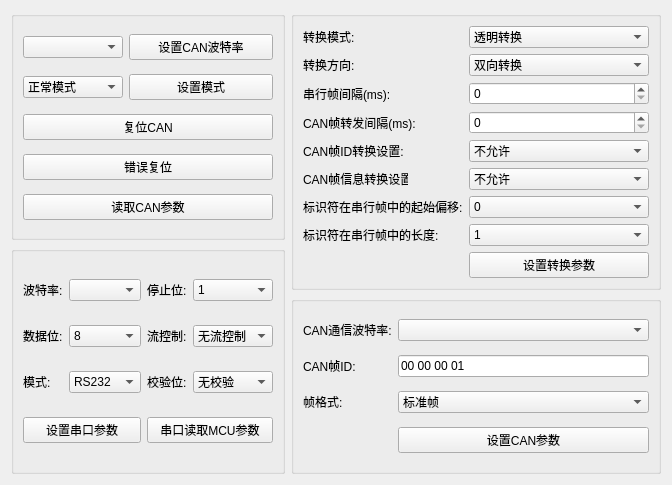
<?xml version="1.0" encoding="UTF-8"?>
<ui version="4.0">
 <class>SetParameter</class>
 <widget class="QWidget" name="SetParameter">
  <property name="geometry">
   <rect>
    <x>0</x>
    <y>0</y>
    <width>672</width>
    <height>485</height>
   </rect>
  </property>
  <property name="windowTitle">
   <string>Form</string>
  </property>
  <layout class="QGridLayout" name="gridLayout">
   <item row="0" column="0">
    <layout class="QHBoxLayout" name="horizontalLayout_5" stretch="2,3">
     <item>
      <layout class="QVBoxLayout" name="verticalLayout_4" stretch="1,1">
       <item>
        <widget class="QGroupBox" name="groupBox">
         <property name="title">
          <string/>
         </property>
         <layout class="QGridLayout" name="gridLayout_14">
          <item row="0" column="0">
           <widget class="QComboBox" name="comboBox_baude">
            <property name="minimumSize">
             <size>
              <width>80</width>
              <height>0</height>
             </size>
            </property>
            <property name="maximumSize">
             <size>
              <width>100</width>
              <height>16777215</height>
             </size>
            </property>
           </widget>
          </item>
          <item row="0" column="1">
           <widget class="QPushButton" name="pushButton_set">
            <property name="text">
             <string>设置CAN波特率</string>
            </property>
           </widget>
          </item>
          <item row="1" column="0">
           <widget class="QComboBox" name="comboBox_model">
            <property name="minimumSize">
             <size>
              <width>80</width>
              <height>0</height>
             </size>
            </property>
            <item>
             <property name="text">
              <string>正常模式</string>
             </property>
            </item>
            <item>
             <property name="text">
              <string>自测模式</string>
             </property>
            </item>
           </widget>
          </item>
          <item row="1" column="1">
           <widget class="QPushButton" name="pushButton_model">
            <property name="text">
             <string>设置模式</string>
            </property>
           </widget>
          </item>
          <item row="2" column="0" colspan="2">
           <widget class="QPushButton" name="pushButton_reset">
            <property name="text">
             <string>复位CAN</string>
            </property>
           </widget>
          </item>
          <item row="3" column="0" colspan="2">
           <widget class="QPushButton" name="pushButton_reset_error">
            <property name="text">
             <string>错误复位</string>
            </property>
           </widget>
          </item>
          <item row="4" column="0" colspan="2">
           <widget class="QPushButton" name="pushButton_read_can">
            <property name="text">
             <string>读取CAN参数</string>
            </property>
           </widget>
          </item>
         </layout>
        </widget>
       </item>
       <item>
        <widget class="QGroupBox" name="groupBox_2">
         <property name="title">
          <string/>
         </property>
         <layout class="QGridLayout" name="gridLayout_15">
          <item row="0" column="0">
           <widget class="QLabel" name="label_39">
            <property name="maximumSize">
             <size>
              <width>45</width>
              <height>16777215</height>
             </size>
            </property>
            <property name="text">
             <string>波特率:</string>
            </property>
           </widget>
          </item>
          <item row="0" column="1">
           <widget class="QComboBox" name="comboBox_baude_par">
            <property name="minimumSize">
             <size>
              <width>0</width>
              <height>0</height>
             </size>
            </property>
            <property name="currentIndex">
             <number>-1</number>
            </property>
           </widget>
          </item>
          <item row="0" column="2">
           <widget class="QLabel" name="label_38">
            <property name="text">
             <string>停止位:</string>
            </property>
           </widget>
          </item>
          <item row="0" column="3">
           <widget class="QComboBox" name="comboBox_stopbits_par">
            <property name="minimumSize">
             <size>
              <width>40</width>
              <height>0</height>
             </size>
            </property>
            <item>
             <property name="text">
              <string>1</string>
             </property>
            </item>
            <item>
             <property name="text">
              <string>1.5</string>
             </property>
            </item>
            <item>
             <property name="text">
              <string>2</string>
             </property>
            </item>
           </widget>
          </item>
          <item row="1" column="0">
           <widget class="QLabel" name="label_43">
            <property name="minimumSize">
             <size>
              <width>0</width>
              <height>0</height>
             </size>
            </property>
            <property name="text">
             <string>数据位:</string>
            </property>
           </widget>
          </item>
          <item row="1" column="1">
           <widget class="QComboBox" name="comboBox_databits_par">
            <property name="minimumSize">
             <size>
              <width>40</width>
              <height>0</height>
             </size>
            </property>
            <property name="currentIndex">
             <number>3</number>
            </property>
            <item>
             <property name="text">
              <string>5</string>
             </property>
            </item>
            <item>
             <property name="text">
              <string>6</string>
             </property>
            </item>
            <item>
             <property name="text">
              <string>7</string>
             </property>
            </item>
            <item>
             <property name="text">
              <string>8</string>
             </property>
            </item>
           </widget>
          </item>
          <item row="1" column="2">
           <widget class="QLabel" name="label_41">
            <property name="maximumSize">
             <size>
              <width>45</width>
              <height>16777215</height>
             </size>
            </property>
            <property name="text">
             <string>流控制:</string>
            </property>
           </widget>
          </item>
          <item row="1" column="3">
           <widget class="QComboBox" name="comboBox_flowControl_par">
            <property name="minimumSize">
             <size>
              <width>80</width>
              <height>0</height>
             </size>
            </property>
            <property name="currentIndex">
             <number>1</number>
            </property>
            <item>
             <property name="text">
              <string>硬件流控制</string>
             </property>
            </item>
            <item>
             <property name="text">
              <string>无流控制</string>
             </property>
            </item>
           </widget>
          </item>
          <item row="2" column="0">
           <widget class="QLabel" name="label_42">
            <property name="text">
             <string>模式:</string>
            </property>
           </widget>
          </item>
          <item row="2" column="1">
           <widget class="QComboBox" name="comboBox_model_par">
            <property name="minimumSize">
             <size>
              <width>60</width>
              <height>0</height>
             </size>
            </property>
            <item>
             <property name="text">
              <string>RS232</string>
             </property>
            </item>
            <item>
             <property name="text">
              <string>RS485</string>
             </property>
            </item>
            <item>
             <property name="text">
              <string>RS422</string>
             </property>
            </item>
           </widget>
          </item>
          <item row="2" column="2">
           <widget class="QLabel" name="label_40">
            <property name="maximumSize">
             <size>
              <width>45</width>
              <height>16777215</height>
             </size>
            </property>
            <property name="text">
             <string>校验位:</string>
            </property>
           </widget>
          </item>
          <item row="2" column="3">
           <widget class="QComboBox" name="comboBox_parity_par">
            <property name="minimumSize">
             <size>
              <width>80</width>
              <height>0</height>
             </size>
            </property>
            <item>
             <property name="text">
              <string>无校验</string>
             </property>
            </item>
            <item>
             <property name="text">
              <string>奇校验</string>
             </property>
            </item>
            <item>
             <property name="text">
              <string>偶校验</string>
             </property>
            </item>
            <item>
             <property name="text">
              <string>强制为0</string>
             </property>
            </item>
            <item>
             <property name="text">
              <string>强制为1</string>
             </property>
            </item>
           </widget>
          </item>
          <item row="3" column="0" colspan="2">
           <widget class="QPushButton" name="pushButton_com_par">
            <property name="text">
             <string>设置串口参数</string>
            </property>
           </widget>
          </item>
          <item row="3" column="2" colspan="2">
           <widget class="QPushButton" name="pushButton_com_read_par">
            <property name="text">
             <string>串口读取MCU参数</string>
            </property>
           </widget>
          </item>
         </layout>
        </widget>
       </item>
      </layout>
     </item>
     <item>
      <layout class="QVBoxLayout" name="verticalLayout_5">
       <item>
        <widget class="QGroupBox" name="groupBox_3">
         <property name="title">
          <string/>
         </property>
         <layout class="QGridLayout" name="gridLayout_6">
          <item row="0" column="0">
           <widget class="QLabel" name="label_21">
            <property name="maximumSize">
             <size>
              <width>105</width>
              <height>16777215</height>
             </size>
            </property>
            <property name="text">
             <string>转换模式:</string>
            </property>
           </widget>
          </item>
          <item row="0" column="1">
           <widget class="QComboBox" name="comboBox_ts_model">
            <item>
             <property name="text">
              <string>透明转换</string>
             </property>
            </item>
            <item>
             <property name="text">
              <string>透明带标识转换</string>
             </property>
            </item>
            <item>
             <property name="text">
              <string>格式转换</string>
             </property>
            </item>
            <item>
             <property name="text">
              <string>MODBUS转换</string>
             </property>
            </item>
           </widget>
          </item>
          <item row="1" column="0">
           <widget class="QLabel" name="label_20">
            <property name="maximumSize">
             <size>
              <width>160</width>
              <height>16777215</height>
             </size>
            </property>
            <property name="text">
             <string>转换方向:</string>
            </property>
           </widget>
          </item>
          <item row="1" column="1">
           <widget class="QComboBox" name="comboBox_ts_direct">
            <property name="minimumSize">
             <size>
              <width>0</width>
              <height>0</height>
             </size>
            </property>
            <item>
             <property name="text">
              <string>双向转换</string>
             </property>
            </item>
            <item>
             <property name="text">
              <string>仅串口转到CAN</string>
             </property>
            </item>
            <item>
             <property name="text">
              <string>仅CAN转到串口</string>
             </property>
            </item>
           </widget>
          </item>
          <item row="2" column="0">
           <widget class="QLabel" name="label_23">
            <property name="maximumSize">
             <size>
              <width>105</width>
              <height>16777215</height>
             </size>
            </property>
            <property name="text">
             <string>串行帧间隔(ms):</string>
            </property>
           </widget>
          </item>
          <item row="2" column="1">
           <widget class="QSpinBox" name="spinBox_frame_times">
            <property name="minimum">
             <number>0</number>
            </property>
            <property name="maximum">
             <number>250</number>
            </property>
           </widget>
          </item>
          <item row="3" column="0">
           <widget class="QLabel" name="label_25">
            <property name="maximumSize">
             <size>
              <width>160</width>
              <height>16777215</height>
             </size>
            </property>
            <property name="text">
             <string>CAN帧转发间隔(ms):</string>
            </property>
           </widget>
          </item>
          <item row="3" column="1">
           <widget class="QSpinBox" name="spinBox_ts_times">
            <property name="minimum">
             <number>0</number>
            </property>
            <property name="maximum">
             <number>250</number>
            </property>
           </widget>
          </item>
          <item row="4" column="0">
           <widget class="QLabel" name="label_22">
            <property name="maximumSize">
             <size>
              <width>105</width>
              <height>16777215</height>
             </size>
            </property>
            <property name="text">
             <string>CAN帧ID转换设置:</string>
            </property>
           </widget>
          </item>
          <item row="4" column="1">
           <widget class="QComboBox" name="comboBox_ts_id">
            <property name="minimumSize">
             <size>
              <width>40</width>
              <height>0</height>
             </size>
            </property>
            <item>
             <property name="text">
              <string>不允许</string>
             </property>
            </item>
            <item>
             <property name="text">
              <string>允许</string>
             </property>
            </item>
           </widget>
          </item>
          <item row="5" column="0">
           <widget class="QLabel" name="label_19">
            <property name="maximumSize">
             <size>
              <width>105</width>
              <height>16777215</height>
             </size>
            </property>
            <property name="text">
             <string>CAN帧信息转换设置:</string>
            </property>
           </widget>
          </item>
          <item row="5" column="1">
           <widget class="QComboBox" name="comboBox_ts_msg">
            <property name="minimumSize">
             <size>
              <width>70</width>
              <height>0</height>
             </size>
            </property>
            <item>
             <property name="text">
              <string>不允许</string>
             </property>
            </item>
            <item>
             <property name="text">
              <string>允许</string>
             </property>
            </item>
           </widget>
          </item>
          <item row="6" column="0">
           <widget class="QLabel" name="label_18">
            <property name="maximumSize">
             <size>
              <width>160</width>
              <height>16777215</height>
             </size>
            </property>
            <property name="text">
             <string>标识符在串行帧中的起始偏移:</string>
            </property>
           </widget>
          </item>
          <item row="6" column="1">
           <widget class="QComboBox" name="comboBox_frame_offset">
            <property name="minimumSize">
             <size>
              <width>40</width>
              <height>0</height>
             </size>
            </property>
            <item>
             <property name="text">
              <string>0</string>
             </property>
            </item>
            <item>
             <property name="text">
              <string>1</string>
             </property>
            </item>
            <item>
             <property name="text">
              <string>2</string>
             </property>
            </item>
            <item>
             <property name="text">
              <string>3</string>
             </property>
            </item>
            <item>
             <property name="text">
              <string>4</string>
             </property>
            </item>
            <item>
             <property name="text">
              <string>5</string>
             </property>
            </item>
            <item>
             <property name="text">
              <string>6</string>
             </property>
            </item>
            <item>
             <property name="text">
              <string>7</string>
             </property>
            </item>
           </widget>
          </item>
          <item row="7" column="0">
           <widget class="QLabel" name="label_24">
            <property name="maximumSize">
             <size>
              <width>160</width>
              <height>16777215</height>
             </size>
            </property>
            <property name="text">
             <string>标识符在串行帧中的长度:</string>
            </property>
           </widget>
          </item>
          <item row="7" column="1">
           <widget class="QComboBox" name="comboBox_frame_len">
            <property name="minimumSize">
             <size>
              <width>40</width>
              <height>0</height>
             </size>
            </property>
            <item>
             <property name="text">
              <string>1</string>
             </property>
            </item>
            <item>
             <property name="text">
              <string>2</string>
             </property>
            </item>
            <item>
             <property name="text">
              <string>3</string>
             </property>
            </item>
            <item>
             <property name="text">
              <string>4</string>
             </property>
            </item>
           </widget>
          </item>
          <item row="8" column="1">
           <widget class="QPushButton" name="pushButton_ts">
            <property name="minimumSize">
             <size>
              <width>100</width>
              <height>0</height>
             </size>
            </property>
            <property name="text">
             <string>设置转换参数</string>
            </property>
           </widget>
          </item>
         </layout>
        </widget>
       </item>
       <item>
        <widget class="QGroupBox" name="groupBox_4">
         <property name="title">
          <string/>
         </property>
         <layout class="QGridLayout" name="gridLayout_10">
          <item row="0" column="0">
           <widget class="QLabel" name="label_15">
            <property name="maximumSize">
             <size>
              <width>100</width>
              <height>16777215</height>
             </size>
            </property>
            <property name="text">
             <string>CAN通信波特率:</string>
            </property>
           </widget>
          </item>
          <item row="0" column="1">
           <widget class="QComboBox" name="comboBox_baude_can">
            <property name="minimumSize">
             <size>
              <width>70</width>
              <height>0</height>
             </size>
            </property>
           </widget>
          </item>
          <item row="1" column="0">
           <widget class="QLabel" name="label_16">
            <property name="maximumSize">
             <size>
              <width>100</width>
              <height>16777215</height>
             </size>
            </property>
            <property name="text">
             <string>CAN帧ID:</string>
            </property>
           </widget>
          </item>
          <item row="1" column="1">
           <widget class="QLineEdit" name="lineEdit_can_id">
            <property name="minimumSize">
             <size>
              <width>100</width>
              <height>0</height>
             </size>
            </property>
            <property name="text">
             <string>00 00 00 01</string>
            </property>
            <property name="placeholderText">
             <string>00 00 00 01</string>
            </property>
           </widget>
          </item>
          <item row="2" column="0">
           <widget class="QLabel" name="label_17">
            <property name="maximumSize">
             <size>
              <width>100</width>
              <height>16777215</height>
             </size>
            </property>
            <property name="text">
             <string>帧格式:</string>
            </property>
           </widget>
          </item>
          <item row="2" column="1">
           <widget class="QComboBox" name="comboBox_frame_format">
            <property name="minimumSize">
             <size>
              <width>70</width>
              <height>0</height>
             </size>
            </property>
            <item>
             <property name="text">
              <string>标准帧</string>
             </property>
            </item>
            <item>
             <property name="text">
              <string>扩展帧</string>
             </property>
            </item>
           </widget>
          </item>
          <item row="3" column="1">
           <widget class="QPushButton" name="pushButton_set_can">
            <property name="minimumSize">
             <size>
              <width>100</width>
              <height>0</height>
             </size>
            </property>
            <property name="text">
             <string>设置CAN参数</string>
            </property>
           </widget>
          </item>
         </layout>
        </widget>
       </item>
      </layout>
     </item>
    </layout>
   </item>
  </layout>
 </widget>
 <resources/>
 <connections/>
</ui>
